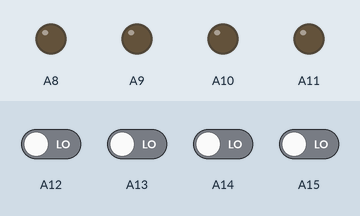
Recording of a sketch running on a simulated Arduino Mega 2560, built with avr-gcc and run on an emulated ATmega2560. On the bench: output pins drawn as LEDs (lit = HIGH). The test bench sets the inputs (shaded band); at power-on: A12–15 LOW.

Above: at 1.2 s.
1.3 s: A12 driven HIGH
At 2.5 s:
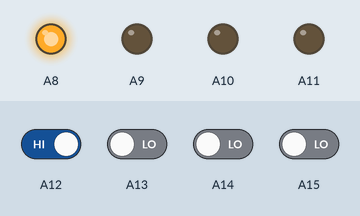
2.8 s: A13 driven HIGH
At 3.8 s:
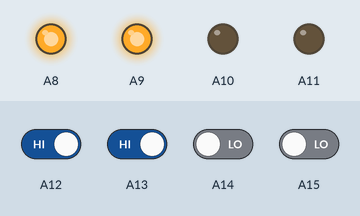
4.3 s: A14 driven HIGH
At 5.0 s:
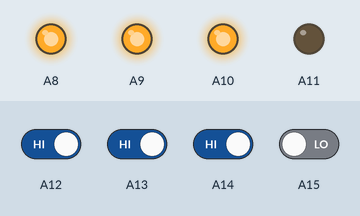
5.8 s: A15 driven HIGH
At 6.1 s:
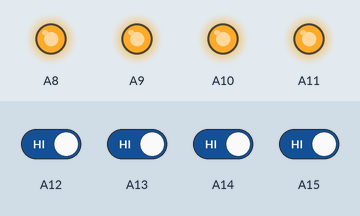
7.3 s: A12 driven LOW
At 8.5 s:
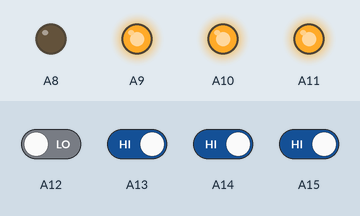
8.8 s: A13 driven LOW
At 9.6 s:
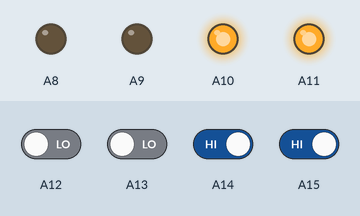
Timing chart, 0 to 11.3 s (numbered marks = the images above; inputs shaded):
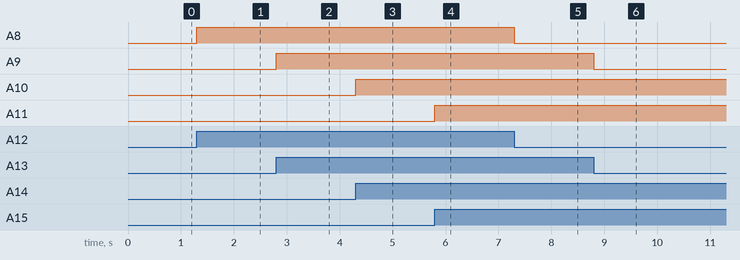

Measured:
- after the input at 1.3 s, A8: LOW → HIGH at once
- after the input at 2.8 s, A9: LOW → HIGH at once
- after the input at 4.3 s, A10: LOW → HIGH at once
- after the input at 5.8 s, A11: LOW → HIGH at once
- after the input at 7.3 s, A8: HIGH → LOW at once
- after the input at 8.8 s, A9: HIGH → LOW at once

The sketch:

pinout.ino
```cpp
void setup() {
  // put your setup code here, to run once:
  pinMode(A8, OUTPUT);
  pinMode(A9, OUTPUT);
  pinMode(A10, OUTPUT);
  pinMode(A11, OUTPUT);

  pinMode(A12, INPUT);
  pinMode(A13, INPUT);
  pinMode(A14, INPUT);
  pinMode(A15, INPUT);

  Serial.begin(19200);
}

void loop() {
  digitalWrite(A8, digitalRead(A12));
  digitalWrite(A9, digitalRead(A13));
  digitalWrite(A10, digitalRead(A14));
  digitalWrite(A11, digitalRead(A15));
}
```
